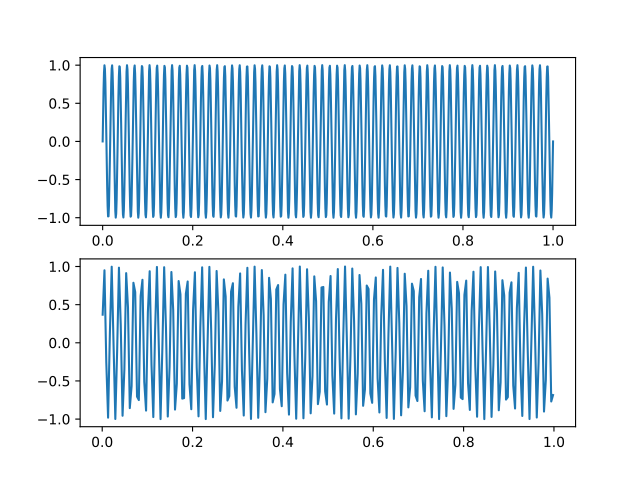

Here is the Python script that generated this plot:
import numpy as np
import matplotlib.pyplot as plt

def a(t):
    return np.sin(2 * np.pi * 60 * t)

x0 = np.linspace(0, 1, 1000)
x1 = x0[1::4]

fig, axs = plt.subplots(2)

axs[0].plot(x0, a(x0))
axs[1].plot(x1, a(x1)) # arata ca la punctul a dar putin shiftat

plt.show()
